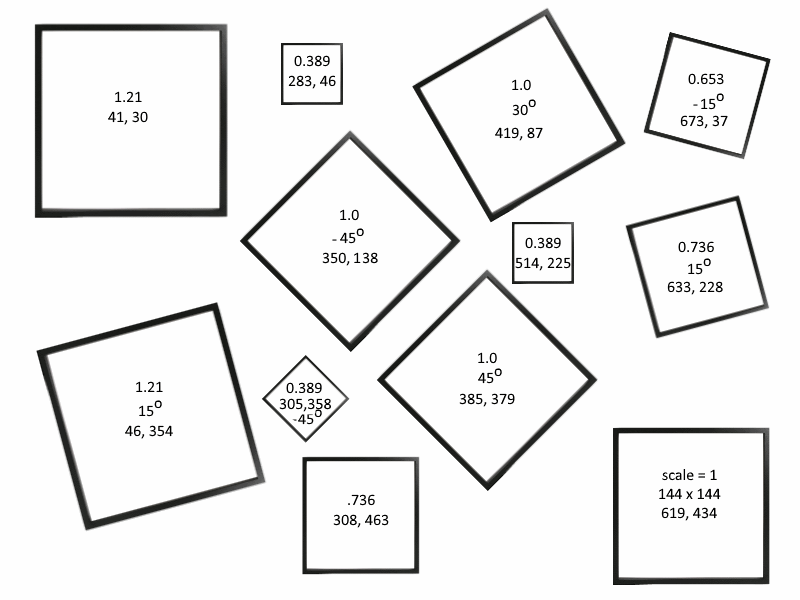
#> input picture Code/Lab3: Image Transformations/PictureFrameCollage.png, 800 x 600 px
$ jupyter execute --allow-errors Lab3-ImageTransformations_Solved_chat.ipynb
#> lines starting #> are read from the running program, lines starting #| are printed output that depends on the picture; after the words box and inside, x2 and y2 are one past the last pixel; in counts of white or black regions, pixels touching at a corner belong together
# Image Transformations Lab
All  of  the  programming  assignments  are  to  be  done  in  Python  using  additional  libraries  specified  in  the  assignments.  There  are many  libraries  available,  some  of  which  we  will  be  using,  and  you  are  welcome  to  use  them  with  one  exception:  if  the  library  or  a  function  within  it  performs  the  specific  function  you  are  asked  to  code,  you  may  not  use  that  other  than  perhaps  as  a  reference  to  compare  against. All  of  the  code  you  submit  must  be  your  own. You are welcome to turn in a completed jupyter notebook.

**Note:** In most math classes, the direction of the positve Y-axis is up. In this lab (and most image packages), the direction of the positive Y-axis is down. This means that you will need to rotate in the opposite direction of what you might intuitively think.

**Note:** For this lab you will need a package called Python Image Libary or PIL. You may need to install it into your python environment with `conda install pillow` or `pip install pillow`.

#### Preliminary Code

[cell 1]
import numpy as np
import matplotlib.pyplot as plt
from PIL import Image

# Set the default figure size for all plots
plt.rcParams['figure.figsize'] = [10, 8]

def compose(frame, image, transformation):

    width, height = frame.size

    #Invert matrix for compose function, grab values for Affine Transform
    t = np.linalg.inv(transformation)
    a=t[0,0]; b=t[0,1]; c=t[0,2]; d=t[1,0]; e=t[1,1]; f=t[1,2]

    image = image.transform((width,height), Image.AFFINE,(a,b,c,d,e,f), Image.BICUBIC)

    #Make mask from image's location
    im = np.sum(np.asarray(image), -1)
    vals = 255.0*( im > 0)
    mask = Image.fromarray(vals).convert("1")

    #Composite images together
    result = Image.composite(image,frame,mask)

    return result

#### Your Defined Transformations

For this lab you will take a set of 12 images that are given to you, then perform the appropriate translations, rotations, and scales to place those images in the locations specified in the output collage. You will need to provide the appropriate transformation matrices to place the other 11. The transformation matrices should assume homogenous coordinates. One of the 12 images has been done for you in the code below.

Tip: Make sure you are comfortable with building your own transformations and how the compositing code works, then try implementing your own function that generates transformation matrices based on scale, roation, and translation values.

[cell 2]
#Open the two images
filename = "PictureFrameCollage.png"
frame = Image.open(filename).convert("RGB")

filename0 = "Bird0.png"
im = Image.open(filename0).convert("RGB")
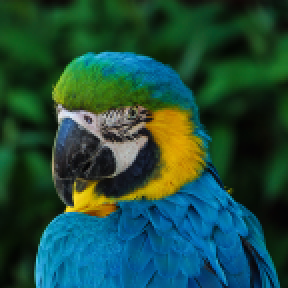
#> input picture Code/Lab3: Image Transformations/Bird0.png, 144 x 144 px (shown 2 times larger)
#> im is the input picture: PIL image 144x144 RGB; mean R, G, B 30.5, 75.9, 61.2

#Define the transformation to the first picture frame
transformation = np.matrix([[1,0,619],[0,1,433],[0,0,1]])

#Compose the two images together
result = compose(frame, im, transformation)
#> in compose, `image = image.transform((width,height), Image.AFFINE,(a,b,c,d,e,f), Im..`:
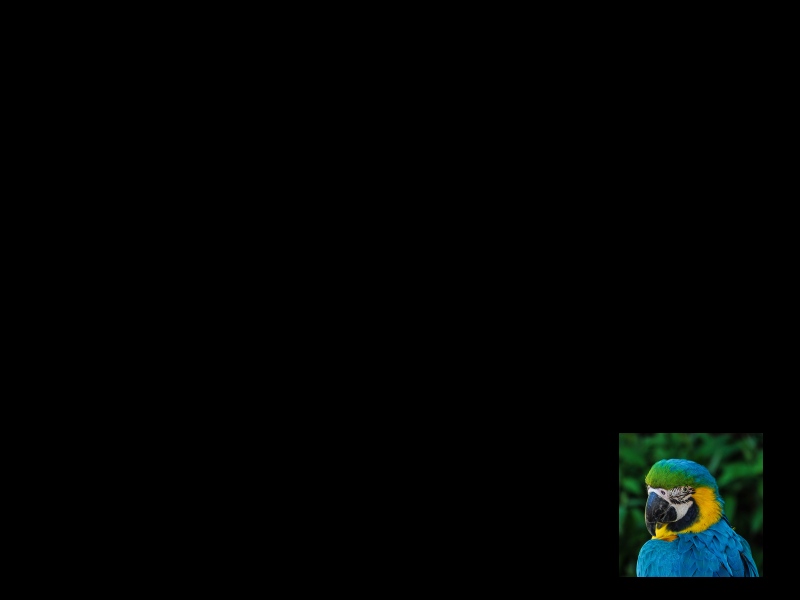
#> image: PIL image 800x600 RGB; mean R, G, B 1.3, 3.3, 2.6
#> in compose, `im = np.sum(np.asarray(image), -1)`:
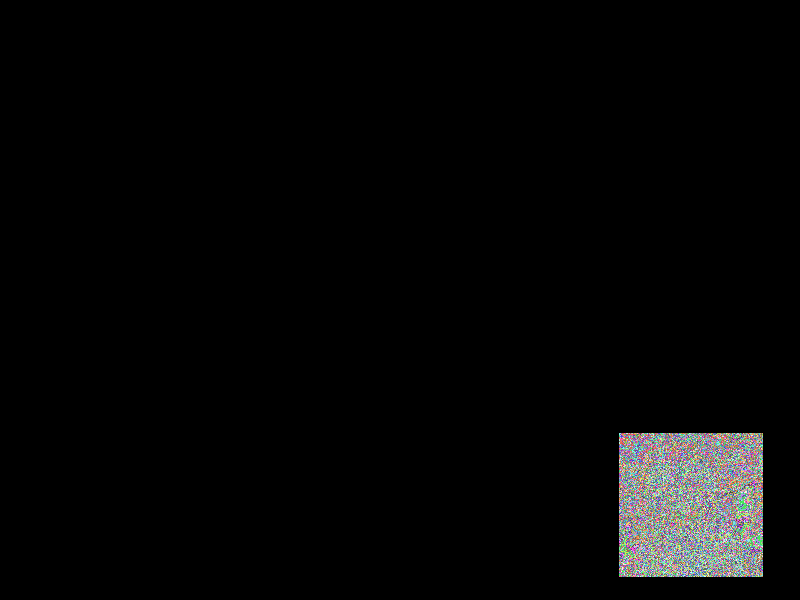
#> im: shape (600, 800) uint64; 584 distinct labels, from 0 to 698; one colour per label, 0 black
#> in compose, `vals = 255.0*( im > 0)`:
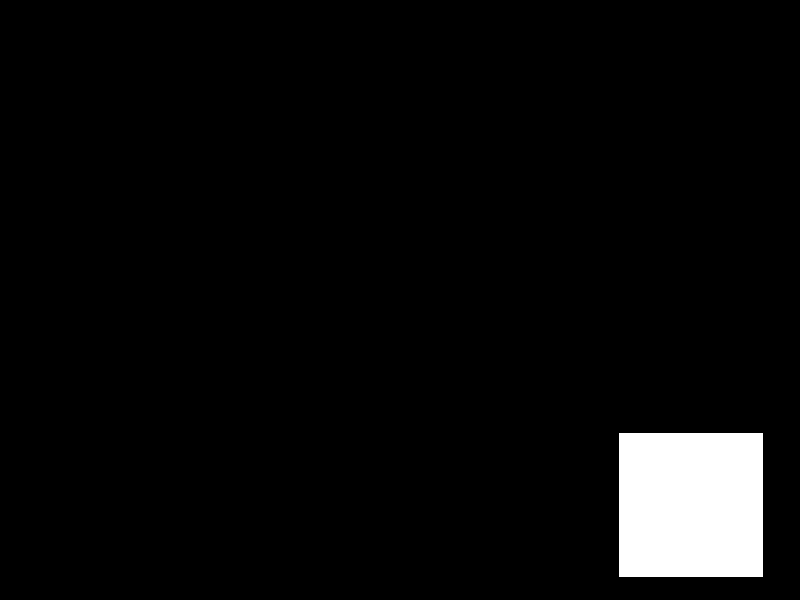
#> vals: shape (600, 800) float64; 4.3% white; 1 white region, box (x1, y1, x2, y2) and area: (619, 433, 763, 577) 20736
#> in compose, `result = Image.composite(image,frame,mask)`:
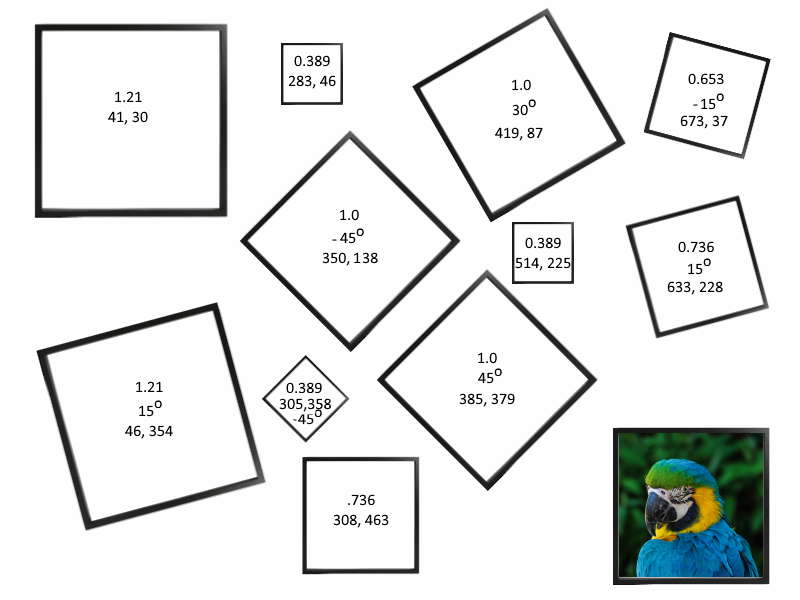
#> result: PIL image 800x600 RGB; mean R, G, B 228.1, 230.1, 229.3

#Show the result
plt.imshow(result)
plt.show()

#Uncomment this line if you want to save the image
#result.save("Output.png")

#### Solution: Building the 11 Missing Transformation Matrices

The screenshot gives three things for each picture:

1. **Scale** — how much bigger/smaller the picture should be.
2. **Rotation** — the angle in degrees.
3. **Translation** — the `(x, y)` position of the picture.

We use homogeneous coordinates, so a transformation has the form

\[
T = \begin{bmatrix}
a & b & t_x\\
c & d & t_y\\
0 & 0 & 1
\end{bmatrix}.
\]

The important detail in this lab is that image coordinates have **positive y going downward**. Therefore, for a positive angle, we use

\[
R(\theta)=
\begin{bmatrix}
\cos\theta & \sin\theta & 0\\
-\sin\theta & \cos\theta & 0\\
0&0&1
\end{bmatrix}.
\]

This makes a positive angle appear counter-clockwise in the displayed image, matching the angles in the supplied target collage.

We combine the operations as

\[
M = T_{\text{translation}}\,R_{\text{rotation}}\,S_{\text{scale}}.
\]

The order matters: scale first, then rotate, then translate.

[cell 3]
# ------------------------------------------------------------
# Helper function for creating a homogeneous transformation
# ------------------------------------------------------------

def make_transformation(scale=1.0, angle=0.0, tx=0.0, ty=0.0):
    """
    Create a 3x3 homogeneous transformation matrix.

    Parameters
    ----------
    scale : float
        Scaling factor.
    angle : float
        Rotation angle in degrees.
        Positive angles follow the image-coordinate convention
        used by this lab (positive y points downward).
    tx, ty : float
        Translation in x and y.

    Returns
    -------
    numpy.ndarray
        3x3 homogeneous transformation matrix.
    """

    # Convert degrees to radians because numpy.sin/cos use radians.
    theta = np.deg2rad(angle)

    # Scaling matrix.
    S = np.array([
        [scale, 0,     0],
        [0,     scale, 0],
        [0,     0,     1]
    ], dtype=float)

    # Rotation matrix for image coordinates.
    # The signs are opposite the usual mathematical rotation
    # matrix because image y increases downward.
    R = np.array([
        [np.cos(theta),  np.sin(theta), 0],
        [-np.sin(theta), np.cos(theta), 0],
        [0,              0,             1]
    ], dtype=float)

    # Translation matrix.
    T = np.array([
        [1, 0, tx],
        [0, 1, ty],
        [0, 0, 1]
    ], dtype=float)

    # Apply scale, then rotation, then translation.
    return T @ R @ S


# ------------------------------------------------------------
# Target values read from the supplied collage
#
# Bird0 was already provided by the instructor.
# The remaining Bird1-Bird11 values are the 11 target frames.
# ------------------------------------------------------------

transform_specs = {
    "Bird0.png":  {"scale": 1.000, "angle":   0, "tx": 619, "ty": 433},
    "Bird1.png":  {"scale": 1.210, "angle":   0, "tx":  41, "ty":  30},
    "Bird2.png":  {"scale": 0.389, "angle":   0, "tx": 283, "ty":  46},
    "Bird3.png":  {"scale": 1.000, "angle":  30, "tx": 419, "ty":  87},
    "Bird4.png":  {"scale": 0.653, "angle": -15, "tx": 673, "ty":  37},
    "Bird5.png":  {"scale": 1.000, "angle": -45, "tx": 350, "ty": 138},
    "Bird6.png":  {"scale": 0.389, "angle":   0, "tx": 514, "ty": 225},
    "Bird7.png":  {"scale": 0.736, "angle":  15, "tx": 633, "ty": 228},
    "Bird8.png":  {"scale": 1.210, "angle":  15, "tx":  46, "ty": 354},
    "Bird9.png":  {"scale": 0.389, "angle": -45, "tx": 305, "ty": 358},
    "Bird10.png": {"scale": 1.000, "angle":  45, "tx": 385, "ty": 379},
    "Bird11.png": {"scale": 0.736, "angle":   0, "tx": 308, "ty": 463},
}


# Create all 12 matrices.
transformations = {}

for filename, values in transform_specs.items():
    transformations[filename] = make_transformation(**values)

# Print the matrices so you can see the actual numerical results.
np.set_printoptions(precision=6, suppress=True)

for filename, matrix in transformations.items():
    print(f"{filename}:")
    print(matrix)
    print()
#> pass 2 of the loop `for filename, transformation in transformations.items():`:
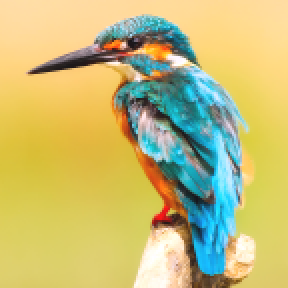
#> input picture Code/Lab3: Image Transformations/Bird1.png, 144 x 144 px (shown 2 times larger)
#> image is the input picture: PIL image 144x144 RGB; mean R, G, B 196.7, 188.4, 119.4
#> image: PIL image 800x600 RGB
#> im: shape (600, 800) uint64; 722 distinct labels, from 0 to 765
#> in compose (call 3), `vals = 255.0*( im > 0)`:
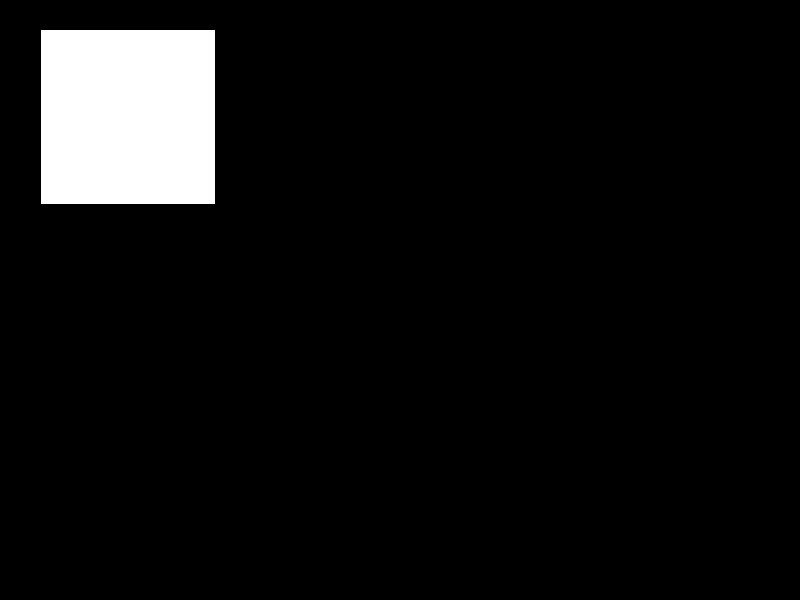
#> vals: shape (600, 800) float64; 6.3% white; 1 white region, box (x1, y1, x2, y2) and area: (41, 30, 215, 204) 30276
#> in compose (call 3), `result = Image.composite(image,frame,mask)`:
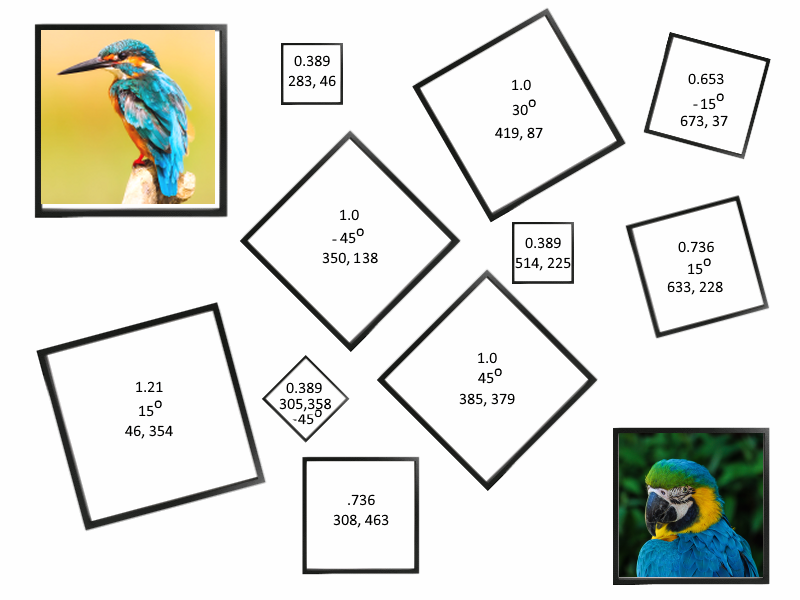
#> result: PIL image 800x600 RGB; mean R, G, B 224.7, 226.1, 221
#> pass 3 of the loop `for filename, transformation in transformations.items():`:
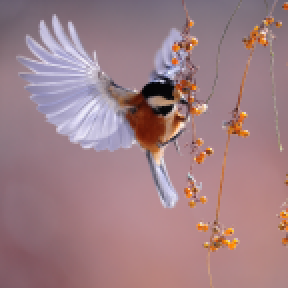
#> input picture Code/Lab3: Image Transformations/Bird2.png, 144 x 144 px (shown 2 times larger)
#> image is the input picture: PIL image 144x144 RGB; mean R, G, B 159.4, 127.1, 133.7
#> image: PIL image 800x600 RGB
#> im: shape (600, 800) uint64; 442 distinct labels, from 0 to 733
#> in compose (call 4), `vals = 255.0*( im > 0)`:
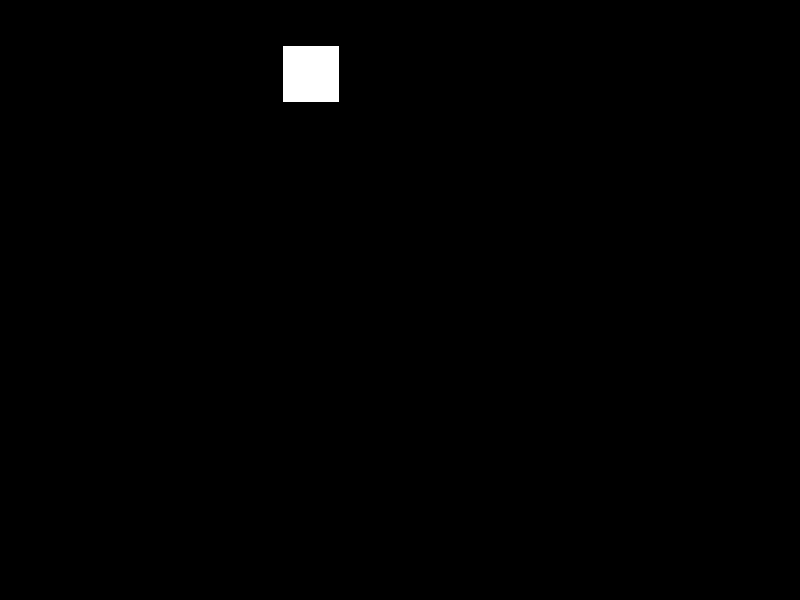
#> vals: shape (600, 800) float64; 0.65% white; 1 white region, box (x1, y1, x2, y2) and area: (283, 46, 339, 102) 3136
#> in compose (call 4), `result = Image.composite(image,frame,mask)`:
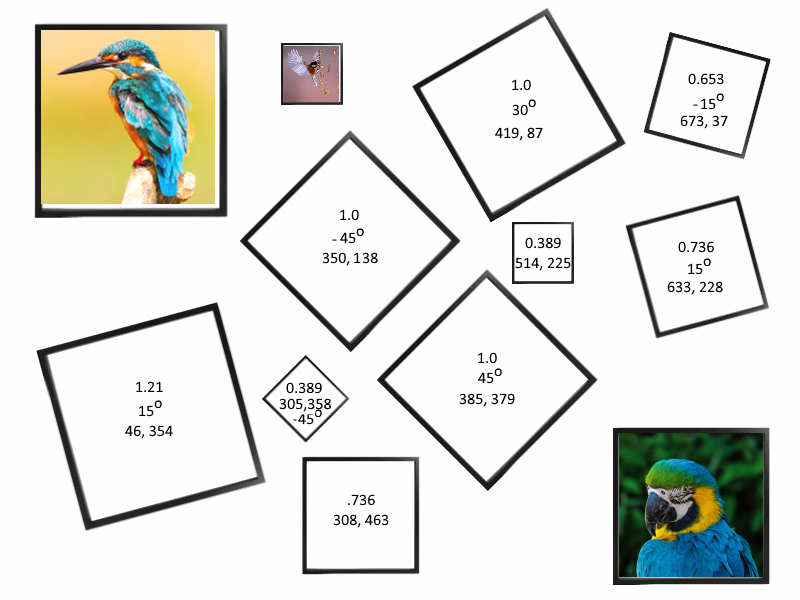
#> result: PIL image 800x600 RGB; mean R, G, B 224.2, 225.5, 220.4

#### Transformation Results

The matrices below are what the helper function produces from the values in the screenshot.
The translation values appear in the **last column**. The scale and rotation are contained in the upper-left `2 x 2` part.

| Image | Scale | Rotation | Translation `(x, y)` |
|---|---:|---:|---:|
| Bird0 | 1.000 | 0° | (619, 433) |
| Bird1 | 1.210 | 0° | (41, 30) |
| Bird2 | 0.389 | 0° | (283, 46) |
| Bird3 | 1.000 | 30° | (419, 87) |
| Bird4 | 0.653 | -15° | (673, 37) |
| Bird5 | 1.000 | -45° | (350, 138) |
| Bird6 | 0.389 | 0° | (514, 225) |
| Bird7 | 0.736 | 15° | (633, 228) |
| Bird8 | 1.210 | 15° | (46, 354) |
| Bird9 | 0.389 | -45° | (305, 358) |
| Bird10 | 1.000 | 45° | (385, 379) |
| Bird11 | 0.736 | 0° | (308, 463) |

**Example:** Bird3 has scale `1`, rotation `30°`, and translation `(419, 87)`.
Its matrix is approximately

\[
\begin{bmatrix}
0.866025 & 0.500000 & 419\\
-0.500000 & 0.866025 & 87\\
0 & 0 & 1
\end{bmatrix}.
\]

The supplied `compose()` function then inverts this matrix before passing it to `PIL.Image.transform()`. That inversion is necessary because PIL's affine transform maps output coordinates back to the source image.

[cell 4]
# ------------------------------------------------------------
# Compose all 12 bird images onto the supplied frame.
# ------------------------------------------------------------

# Start with the blank picture-frame collage.
result = frame.copy()

# Add each bird using its transformation matrix.
#> (the rest of this cell did not finish here and is left out)
